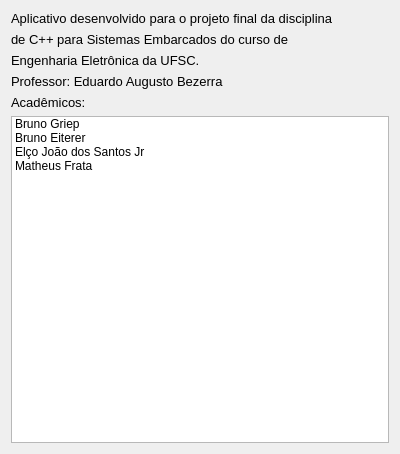
<?xml version="1.0" encoding="UTF-8"?>
<ui version="4.0">
 <class>Info</class>
 <widget class="QDialog" name="Info">
  <property name="geometry">
   <rect>
    <x>0</x>
    <y>0</y>
    <width>400</width>
    <height>454</height>
   </rect>
  </property>
  <property name="windowTitle">
   <string>Dialog</string>
  </property>
  <layout class="QVBoxLayout" name="verticalLayout">
   <item>
    <widget class="QLabel" name="label">
     <property name="font">
      <font>
       <pointsize>10</pointsize>
      </font>
     </property>
     <property name="text">
      <string>Aplicativo desenvolvido para o projeto final da disciplina</string>
     </property>
    </widget>
   </item>
   <item>
    <widget class="QLabel" name="label_2">
     <property name="font">
      <font>
       <pointsize>10</pointsize>
      </font>
     </property>
     <property name="text">
      <string>de C++ para Sistemas Embarcados do curso de </string>
     </property>
    </widget>
   </item>
   <item>
    <widget class="QLabel" name="label_3">
     <property name="font">
      <font>
       <pointsize>10</pointsize>
      </font>
     </property>
     <property name="text">
      <string>Engenharia Eletrônica da UFSC.</string>
     </property>
    </widget>
   </item>
   <item>
    <widget class="QLabel" name="label_4">
     <property name="font">
      <font>
       <pointsize>10</pointsize>
      </font>
     </property>
     <property name="text">
      <string>Professor: Eduardo Augusto Bezerra</string>
     </property>
    </widget>
   </item>
   <item>
    <widget class="QLabel" name="label_5">
     <property name="font">
      <font>
       <pointsize>10</pointsize>
      </font>
     </property>
     <property name="text">
      <string>Acadêmicos:</string>
     </property>
    </widget>
   </item>
   <item>
    <widget class="QListWidget" name="listWidget">
     <item>
      <property name="text">
       <string>Bruno Griep</string>
      </property>
     </item>
     <item>
      <property name="text">
       <string>Bruno Eiterer</string>
      </property>
     </item>
     <item>
      <property name="text">
       <string>Elço João dos Santos Jr</string>
      </property>
     </item>
     <item>
      <property name="text">
       <string>Matheus Frata</string>
      </property>
     </item>
    </widget>
   </item>
  </layout>
 </widget>
 <resources/>
 <connections/>
</ui>
